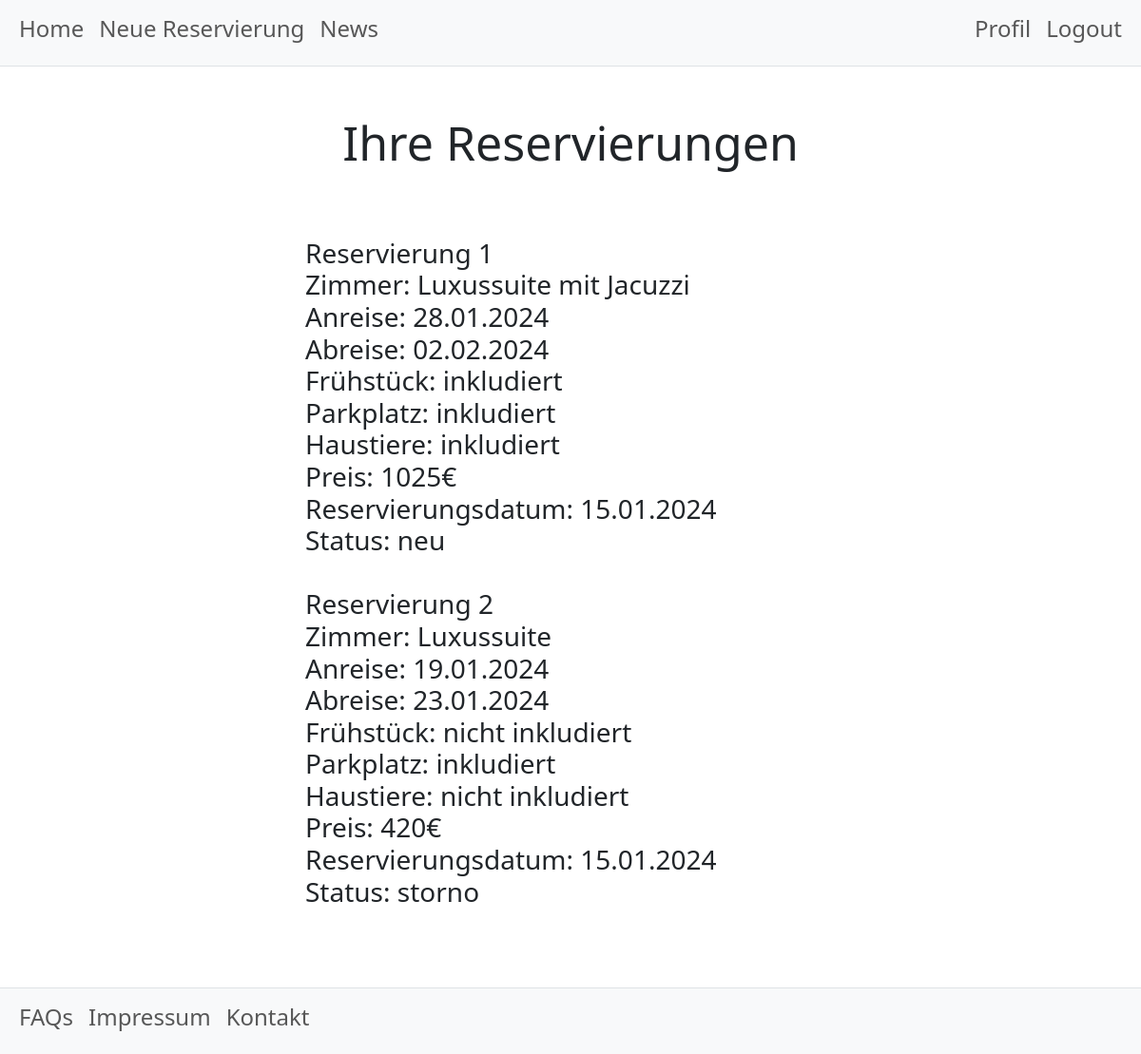
The page /index.php?page=reservierungen (signed in) on the database its author committed.
### tables this page shows
CREATE TABLE `reservations` (
  `reservationID` int(11) NOT NULL,
  `room` varchar(128) NOT NULL,
  `arrivaltime` varchar(128) NOT NULL,
  `departuretime` varchar(128) NOT NULL,
  `breakfast` int(1) NOT NULL,
  `pets` int(1) NOT NULL,
  `parking` int(1) NOT NULL,
  `status` varchar(128) NOT NULL DEFAULT 'neu',
  `sum` int(11) NOT NULL,
  `reservationDate` date NOT NULL,
  `FK_userId` int(11) NOT NULL
);

### seiten/reservierungen.php (the view)
<div class="container" style="margin-bottom: 100px;">
    <h1>Ihre Reservierungen</h1>
    <div class="d-grid gap-3 col-6 mx-auto">
        <h3 style="text-align: justify;">
            <?php
            require_once 'utils/dbaccess.php';
            $sql = "SELECT * FROM users WHERE email = '" . $_COOKIE["email"] . "'";
            $stmt = mysqli_stmt_init($conn);
            if (!mysqli_stmt_prepare($stmt, $sql)) {
                header("Location: index.php?page=landing&error=stmtfailed");
            }
            mysqli_stmt_execute($stmt);
            $result = mysqli_stmt_get_result($stmt);
            $row = mysqli_fetch_assoc($result);
            $userId = $row["userId"];
            $sql = "SELECT * FROM reservations WHERE FK_userId = '" . $userId . "'";
            $stmt = mysqli_stmt_init($conn);
            if (!mysqli_stmt_prepare($stmt, $sql)) {
                header("Location: index.php?page=landing&error=stmtfailed");
            }
            mysqli_stmt_execute($stmt);
            $result = mysqli_stmt_get_result($stmt);
            if ($result->num_rows > 0) {
                $number = 1;
                while ($row = mysqli_fetch_assoc($result)) {
                    if ($row["breakfast"] == 1) {
                        $breakfast = "inkludiert";
                    } else {
                        $breakfast = "nicht inkludiert";
                    }
                    if ($row["parking"] == 1) {
                        $parking = "inkludiert";
                    } else {
                        $parking = "nicht inkludiert";
                    }
                    if ($row["pets"] == 1) {
                        $pets = "inkludiert";
                    } else {
                        $pets = "nicht inkludiert";
                    }
                    echo "Reservierung " . $number . "<br>";
                    echo "Zimmer: " . $row["room"] . "<br>";
                    echo "Anreise: " . date("d.m.Y", strtotime($row["arrivaltime"])) . "<br>";
                    echo "Abreise: " . date("d.m.Y", strtotime($row["departuretime"])) . "<br>";
                    echo "Frühstück: " . $breakfast . "<br>";
                    echo "Parkplatz: " . $parking . "<br>";
                    echo "Haustiere: " . $pets . "<br>";
                    echo "Preis: " . $row["sum"] . "€<br>";
                    echo "Reservierungsdatum: " . date("d.m.Y", strtotime($row["reservationDate"])) . "<br>";
                    echo "Status: " . $row["status"] . "<br>";
                    echo "<br>";
                    $number++;
                }
            } else {
                echo "Sie haben noch keine Reservierungen getätigt!";
            }
            ?>
        </h3>
    </div>
</div>

### css/style.css (style rules this page uses)
body { background-color: rgb(116, 114, 114,); }
h1 { font-size: 50px; text-align: center; margin: 50px; }
h3 { margin-top: 20px; margin-bottom: 20px; text-align: center; }

### rows shown on the page
reservations: room "Luxussuite mit Jacuzzi", arrivaltime "28.01.2024", departuretime "02.02.2024", breakfast "inkludiert", parking "inkludiert", pets "inkludiert", sum "1025", reservationDate "15.01.2024", status "neu"
reservations: room "Luxussuite", arrivaltime "19.01.2024", departuretime "23.01.2024", breakfast "nicht inkludiert", parking "inkludiert", pets "nicht inkludiert", sum "420", reservationDate "15.01.2024", status "storno"
